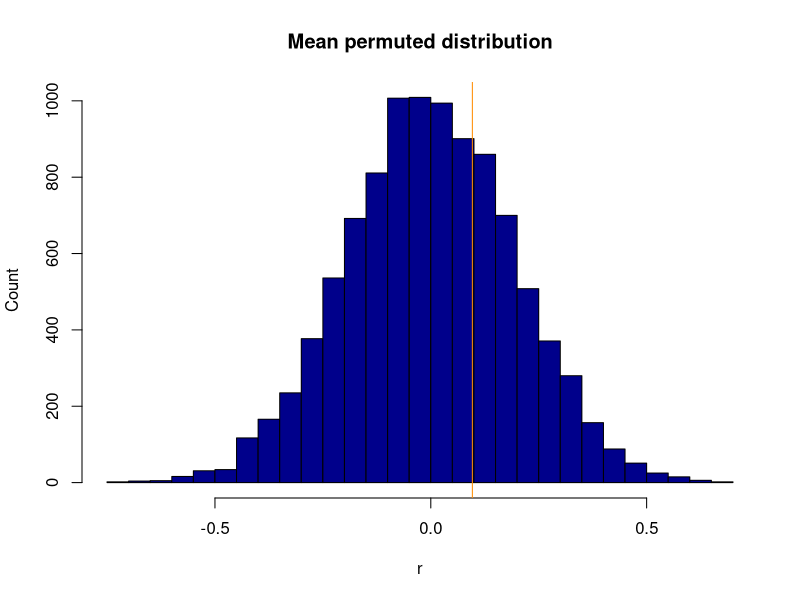
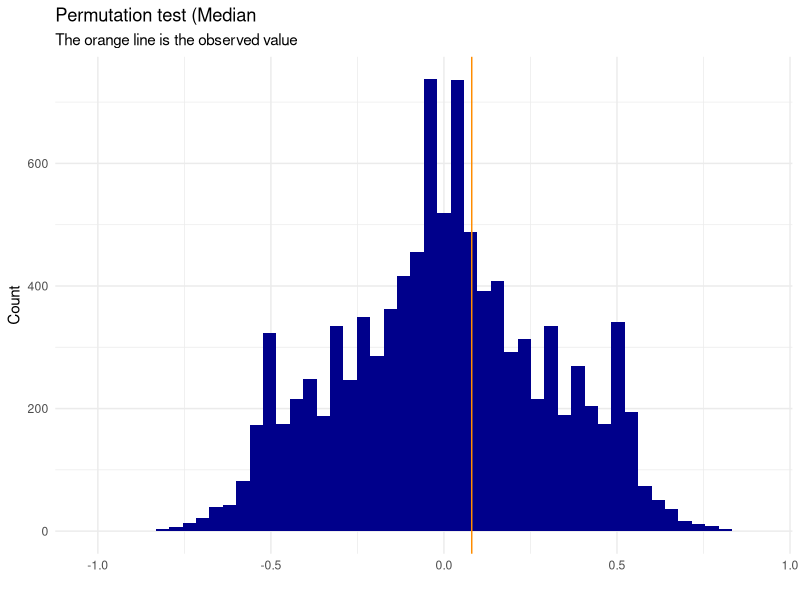
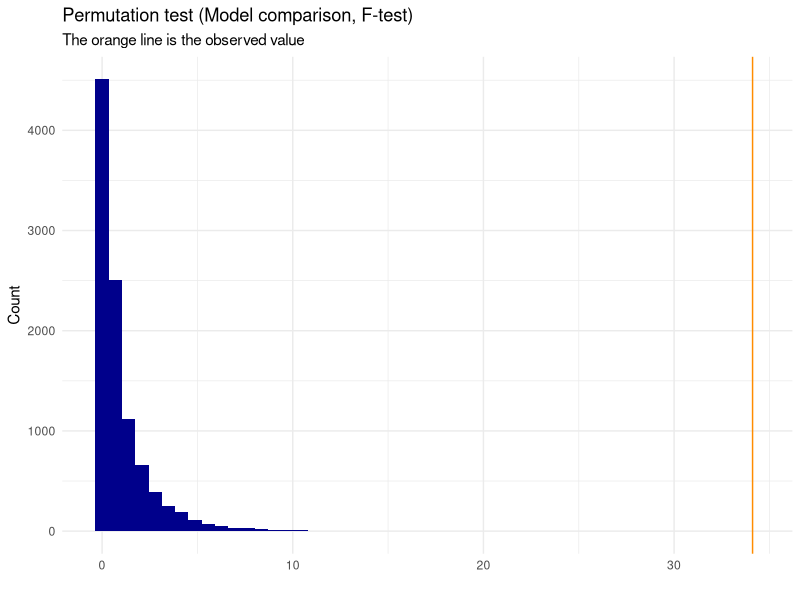
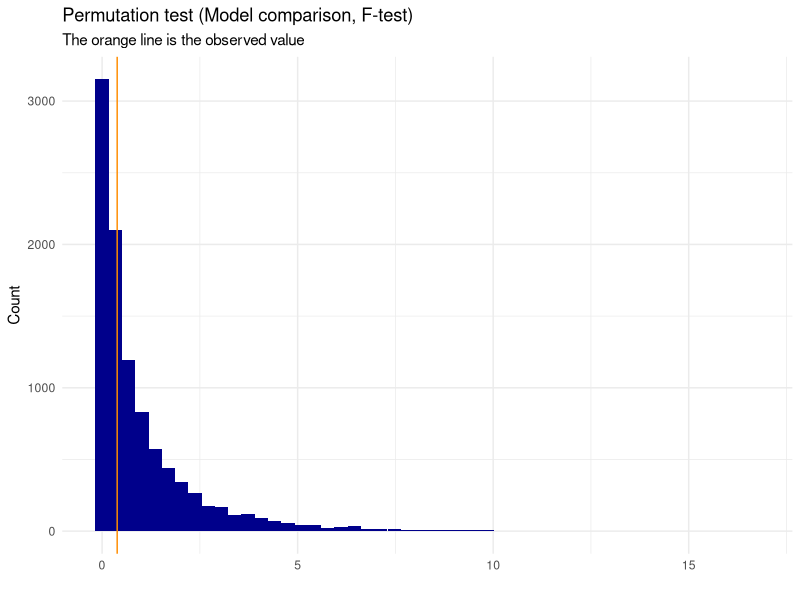

The R script that drew these images, in order:
## ---- chunk 1
# Load libraries
library(tidyverse)
## ---- chunk 2
plot_permutation <- function(data, observed_value, title){
  #making dataset to put in to permutation plot
  pd <- data.frame(i=1:length(data), value=data)
    #plotting the null distribution and observed difference with the observed as a line
  plot <- ggplot(data = pd, mapping = aes(x=value)) + 
    geom_histogram(fill="darkblue", bins=50) +
    geom_vline(color="darkorange",xintercept = as.numeric(observed_value)) + 
    xlab("")+
    ylab("Count")+
    ggtitle(title, "The orange line is the observed value")+
    theme_minimal()
  return(plot)
}
## ---- chunk 3
permutation_mean <- function(dataset, name, count, group1, group2, no_perm=10000, nice_plot=FALSE){
  # Verify if the columns exists and if the groups exists
  if (any(names(dataset) == name) == FALSE | any(names(dataset) == count) == FALSE){
    stop("One of the columns does not exists. Please, check the spelling or the dataset you are giving") 
  } else if (any(unique(get(name,dataset)) == group1) == FALSE | any(unique(get(name,dataset)) == group2) == FALSE) {
    stop("One of the groups does not exists. Please, check the spelling or the dataset you are giving")
  }
  
  # Select columns in the dataset and remane those
  dataset <- dataset[c(count,name)]      # Select
  names(dataset) <- c("count","name")    # Rename
  
    #Check if the dataset is normally distributed, and give a warning, if it is:
  if (shapiro.test(dataset$count)$p.value>0.05){
    warning("Data is normally distributed, it might be better to use a parametric test (e.g. t-test)")
  }

  r <- rep(NA,no_perm)
  
  # Progress bar
  pb <- txtProgressBar(min = 1, max = no_perm, style = 3)
  
  for (i in 1:length(r)) {
    setTxtProgressBar(pb, i)
    #shuffle dataset
    p <- dataset
    p$count <- sample(p$count)

    #calculate mean for group 1 and group 2
    g1 <- mean(p[which(p$name == group1),]$count)
    g2 <- mean(p[which(p$name == group2),]$count)

    #add difference in mean to vector
    r[i] <- as.numeric(g1) - as.numeric(g2)
  }
  close(pb)

  # The observed difference
  m1 <- mean(dataset[which(dataset$name == group1),]$count)
  m2 <- mean(dataset[which(dataset$name == group2),]$count)
  observed <- m1-m2       # Observed mean

  estimate <- c(as.numeric(m1),as.numeric(m2),as.numeric(observed))
  names(estimate) <- c("Mean first group","Mean second group","Observed mean difference")

  # P-value
  p_value <- ((sum(abs(r) >= abs(observed))+1)/(length(r)+1))
  names(p_value) <- "p-value"

  result = list(method = "Permutation Test (Mean)", p.value = p_value,
                  estimate = estimate,
                  data.name = sprintf("Permutation for group: %s and %s", group1, group2))
  class(result) <- "htest"

  # If statement to plot or not
  if (nice_plot == TRUE) {
    # Plot + result

    plot <- plot_permutation(r, observed, "Permutation test (Mean)")

    print(result)
    return(plot)
  } else if (nice_plot == FALSE) {
    # Result
    print(result)
    hist(r, col="darkblue", breaks = 50, main = "Mean permuted distribution", ylab = "Count"); abline(v = observed, col = "darkorange")
  }
}


names <- c(replicate(50,"Something"), replicate(50, "Something_else"))
test <- data.frame(rnorm(100), names)
names(test) <- c("value","names")
permutation_mean(test, "names", "value", "Something", "Something_else", nice_plot = F)

## ---- chunk 4
permutation_median <- function(dataset, name, count, group1, group2, no_perm=10000, nice_plot=FALSE) {
  # Verify if the columns exists and if the groups exists
  if (any(names(dataset) == name) == FALSE | any(names(dataset) == count) == FALSE){
    stop("One of the columns does not exists. Please, check the spelling or the dataset you are giving") 
  } else if (any(unique(get(name,dataset)) == group1) == FALSE | any(unique(get(name,dataset)) == group2) == FALSE) {
    stop("One of the groups does not exists. Please, check the spelling or the dataset you are giving")
  }
  
  # Select columns in the dataset and remane those
  dataset <- dataset[c(count,name)]      # Select
  names(dataset) <- c("count","name")    # Rename
  
    #Check if the dataset is normally distributed, and give a warning, if it is:
  if (shapiro.test(dataset$count)$p.value>0.05){
    warning("Data is normally distributed, it might be better to use a parametric test")
  }

  r <- rep(NA,no_perm)
  
  # Progress bar
  pb <- txtProgressBar(min = 1, max = no_perm, style = 3)
  
  for (i in 1:length(r)) {
    setTxtProgressBar(pb, i)
    #shuffle dataset
    p <- dataset
    p$count <- sample(p$count)

    #calculate median for group 1 and group 2
    g1 <- median(p[which(p$name == group1),]$count)
    g2 <- median(p[which(p$name == group2),]$count)

    #add difference in median to vector
    r[i] <- as.numeric(g1) - as.numeric(g2)
  }
  close(pb)
  
  # The observed difference
  m1 <- median(dataset[which(dataset$name == group1),]$count)
  m2 <- median(dataset[which(dataset$name == group2),]$count)
  observed <- m1-m2       # Observed median

  estimate <- c(as.numeric(m1),as.numeric(m2),as.numeric(observed))
  names(estimate) <- c("Median first group","Median second group","Observed median difference")

  # P-value
  p_value <- ((sum(abs(r) >= abs(observed))+1)/(length(r)+1))
  names(p_value) <- "p-value"

  result = list(method = "Permutation Test (Median)", p.value = p_value,
                  estimate = estimate,
                  data.name = sprintf("Permutation for group: %s and %s", group1, group2))
  class(result) <- "htest"

  # If statement to plot or not
  if (nice_plot == TRUE) {
    # Plot + result

    plot <- plot_permutation(r, observed, "Permutation test (Median")

    print(result)
    return(plot)
  } else if (nice_plot == FALSE) {
    # Result
    print(result)
    hist(r, col="darkblue", breaks = 50, main = "Median permuted distribution", ylab = "Count"); abline(v = observed, col = "darkorange")
  }
}

names <- c(replicate(50,"GROUP1"), replicate(50, "GROUP2"))
test <- as_tibble(rnorm(100)) %>% mutate(names=names)

permutation_median(test, "names", "value", "GROUP1", "GROUP2", nice_plot = T)
## ---- chunk 5
permutation_lm <- function(dataset, predictor, response, model1, model2, no_perm=10000, nice_plot=F){
  # Verify if the columns exists and if the groups exists
  accepted_models <- c("linear","quadratic","cubic")
  
  if (any(names(dataset) == predictor) == FALSE | any(names(dataset) == response) == FALSE){
    stop("One of the columns does not exists. Please, check the spelling or the dataset you are giving") 
  } else if (any(accepted_models == model1) == FALSE | any(accepted_models == model2) == FALSE) {
    stop("Error: Models must be a combination of linear, quadractic or cubic.")
  }
  
  # Select columns in the dataset and remane those
  dataset <- dataset[c(predictor,response)]      # Select
  names(dataset) <- c("predictor","response")    # Rename
  
    #Check if the dataset is normally distributed, and give a warning, if it is:
  if (shapiro.test(dataset$response)$p.value>0.05){
    warning("Data is normally distributed, it might be better to use a parametric test, (e.g. anova)")
  }
  
  r <- rep(NA,no_perm)
  
  # SELECT MODEL
  if ((model1=="linear" & model2=="quadratic")|(model2=="linear" & model1=="quadratic")){    # For linear and quadratic model:
    # Observed models:
    mod1 <- lm(response ~ predictor, data=dataset)
    mod2 <- lm(response ~ poly(predictor, 2), data=dataset)
    # Progress bar
    pb <- txtProgressBar(min = 1, max = no_perm, style = 3)
    for (i in 1:length(r)) {
      setTxtProgressBar(pb, i)
      # Shuffle dataset
      p <- dataset
      p$response <- sample(p$response)
      
      # Make models
      m1 <- lm(response ~ predictor, data=p)
      m2 <- lm(response ~ poly(predictor, 2), data=p)
      
      # Make F-distribution
      f_dist <- anova(m1, m2)
      
      # Add F-values to r-vector:
      r[i] <- f_dist$`F`[2]
      
    }
    close(pb)
  } else if ((model1=="linear" & model2=="cubic")|(model2=="linear" & model1=="cubic")){    # For linear and cubic model:
    # Observed models:
    mod1 <- lm(response ~ predictor, data=dataset)
    mod2 <- lm(response ~ poly(predictor, 3), data=dataset)
    # Progress bar
    pb <- txtProgressBar(min = 1, max = no_perm, style = 3)
    for (i in 1:length(r)) {
      setTxtProgressBar(pb, i)
      # Shuffle dataset
      p <- dataset
      p$response <- sample(p$response)
      
      # Make models
      m1 <- lm(resp ~ predictor, data=p)
      m2 <- lm(resp~ poly(predictor, 3), data=p)
      
      # Make F-distribution
      f_dist <- anova(m1, m2)
      
      # Add F-values to r-vector:
      r[i] <- f_dist$`F`[2]
      
    }
    close(pb)
  } else if ((model1=="quadratic" & model2=="cubic")|(model2=="quadratic" & model1=="cubic")){    # For quadratic and cubic model:
    # Observed models:
    mod1 <- lm(response ~ poly(predictor,2), data=dataset)
    mod2 <- lm(response ~ poly(predictor, 3), data=dataset)
    # Progress bar
    pb <- txtProgressBar(min = 1, max = no_perm, style = 3)
    for (i in 1:length(r)) {
      setTxtProgressBar(pb, i)
      # Shuffle dataset
      p <- dataset
      p$response <- sample(p$response)
      
      # Make models
      m1 <- lm(response ~ poly(predictor, 2), data=p)
      m2 <- lm(response ~ poly(predictor, 3), data=p)
      
      # Make F-distribution
      f_dist <- anova(m1, m2)
      
      # Add F-values to r-vector:
      r[i] <- f_dist$`F`[2]
      
    }
    close(pb)
  }
  
  # The observed value and format
  observed <- anova(mod1, mod2)$`F`[2]
  estimate <- as.numeric(observed)
  names(estimate) <- c("Observed F value between models")

  # P-value and format
  p_value <- (sum((r) >= (observed))+1)/(length(r)+1)
  names(p_value) <- "p-value"

  # Result format
  result = list(method = sprintf("Permutation Test (ANOVA) for %s and %s models", model1, model2), p.value = p_value,
                  estimate = estimate,
                  data.name = sprintf("Permutation for predictor %s and response %s", predictor, response))
  class(result) <- "htest"

  # If statement to plot or not
  if (nice_plot == TRUE) {
    # Plot + result

    plot <- plot_permutation(r,observed, "Permutation test (Model comparison, F-test)")

    print(result)
    return(plot)
  } else if (nice_plot == FALSE) {
    # Result
    print(result)
    hist(r, col="darkblue", breaks = 50, main = "F permuted distribution", ylab = "Count"); abline(v = observed, col = "darkorange")
  }
}

## ---- chunk 6
x <- rnorm(100)
y <- 4*x^2+3+10*rnorm(100)
data <- data.frame(x,y)

permutation_lm(data, "x","y","quadratic", "linear", nice_plot=T)
permutation_lm(data, "x","y","quadratic", "cubic", nice_plot=T)
